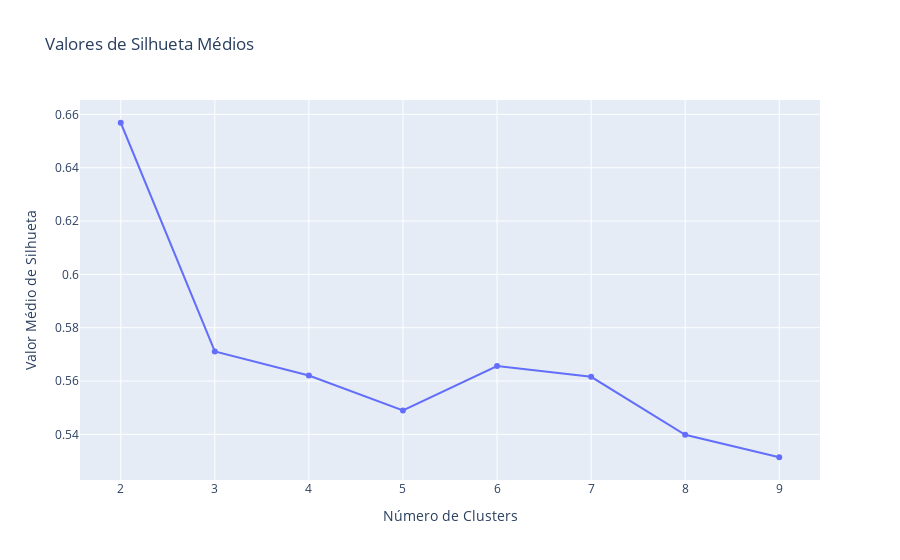

Source (notebook cell):
### Code cell
fig = go.Figure()
fig.add_trace(go.Scatter(x = faixa_n_clusters,y=valores_silhueta))
fig.update_layout(
    title = "Valores de Silhueta Médios",
    xaxis_title = "Número de Clusters",
    yaxis_title = "Valor Médio de Silhueta"
)
fig.show()

### Figure 1 — Plotly figure (JSON) as saved in the notebook; plotly's stock layout.template omitted (floating-point values rounded to 4 significant figures)
{"data": [{"type": "scatter", "x": [2, 3, 4, 5, 6, 7, 8, 9], "y": [0.6568, 0.5711, 0.5621, 0.549, 0.5656, 0.5616, 0.5398, 0.5314]}], "layout": {"title": {"text": "Valores de Silhueta Médios"}, "xaxis": {"title": {"text": "Número de Clusters"}}, "yaxis": {"title": {"text": "Valor Médio de Silhueta"}}}}
